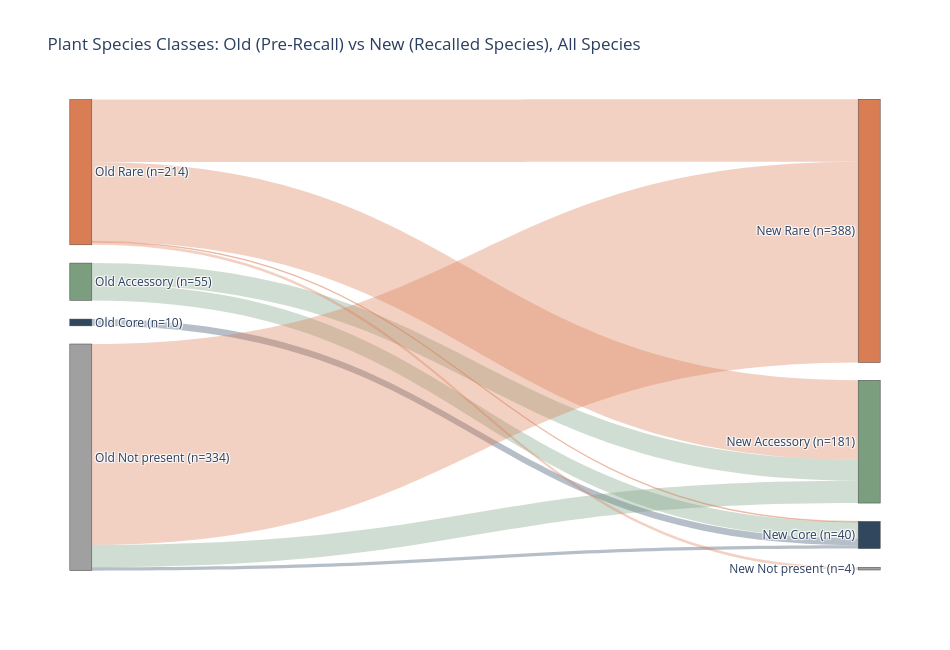

The notebook cell this image was saved under:
### Code cell
# Sankey of old class -> new class over the union of old and new species.
# Species missing from one table go to a "Not present" node on that side, so
# species that are new in the recalled table (including unresolved "g__... Genus"
# style taxa, which never match an old name) are included.
not_present_color = "#a0a0a0"
full_sankey_classes = sankey_classes + ["Not present"]
full_class_colors = {**class_colors, "Not present": not_present_color}

old_vs_new_class_full = (
    old_classes[["species_norm", "old_class"]]
    .drop_duplicates()
    .merge(
        new_classes[["species_norm", "new_class"]].drop_duplicates(),
        on="species_norm",
        how="outer",
    )
    .fillna({"old_class": "Not present", "new_class": "Not present"})
)

display(
    pd.crosstab(
        old_vs_new_class_full["old_class"],
        old_vs_new_class_full["new_class"],
        margins=True,
    ).reindex(
        index=["Core", "Accessory", "Rare", "Not present", "All"],
        columns=["Core", "Accessory", "Rare", "Not present", "All"],
        fill_value=0,
    )
)

full_class_flow = (
    old_vs_new_class_full.groupby(["old_class", "new_class"])
    .size()
    .rename("n_species")
    .reset_index()
)

full_node_labels = [f"Old {c}" for c in full_sankey_classes] + [
    f"New {c}" for c in full_sankey_classes
]
full_node_index = {label: i for i, label in enumerate(full_node_labels)}
full_old_totals = full_class_flow.groupby("old_class")["n_species"].sum()
full_new_totals = full_class_flow.groupby("new_class")["n_species"].sum()
n_full = len(full_sankey_classes)
full_node_totals = [full_old_totals.get(c, 0) for c in full_sankey_classes] + [
    full_new_totals.get(c, 0) for c in full_sankey_classes
]

# Pin nodes top-to-bottom in Rare / Accessory / Core / Not present order
full_node_x, full_node_y = [], []
for totals, x in (
    (full_node_totals[:n_full], 0.001),
    (full_node_totals[n_full:], 0.999),
):
    heights = np.array(totals) / sum(totals) * (1 - gap * (len(totals) - 1))
    tops = np.concatenate([[0], np.cumsum(heights + gap)[:-1]])
    full_node_x += [x] * len(totals)
    full_node_y += list(tops + heights / 2)

# Colour links by old class; links out of "Old Not present" take the new class
# colour so the species that are new to the table are distinguishable
full_link_colors = [
    hex_to_rgba(full_class_colors[new if old == "Not present" else old], 0.35)
    for old, new in zip(full_class_flow["old_class"], full_class_flow["new_class"])
]

full_class_sankey = go.Figure(
    go.Sankey(
        arrangement="fixed",
        node=dict(
            label=[
                f"{label} (n={n})"
                for label, n in zip(full_node_labels, full_node_totals)
            ],
            color=[
                full_class_colors[label.split(" ", 1)[1]] for label in full_node_labels
            ],
            x=full_node_x,
            y=full_node_y,
            pad=18,
            thickness=22,
        ),
        link=dict(
            source=[full_node_index[f"Old {c}"] for c in full_class_flow["old_class"]],
            target=[full_node_index[f"New {c}"] for c in full_class_flow["new_class"]],
            value=full_class_flow["n_species"].tolist(),
            color=full_link_colors,
            label=(
                full_class_flow["old_class"]
                + " -> "
                + full_class_flow["new_class"]
                + " | species: "
                + full_class_flow["n_species"].astype(str)
            ).tolist(),
        ),
    )
)
full_class_sankey.update_layout(
    title_text="Plant Species Classes: Old (Pre-Recall) vs New (Recalled Species), All Species",
    font_size=12,
    width=950,
    height=650,
)
full_class_sankey.show()

### Figure 1 — Plotly figure (JSON) as saved in the notebook; plotly's stock layout.template omitted (floating-point values rounded to 4 significant figures)
{"data": [{"arrangement": "fixed", "link": {"color": ["rgba(122, 158, 126, 0.35)", "rgba(122, 158, 126, 0.35)", "rgba(48, 71, 94, 0.35)", "rgba(122, 158, 126, 0.35)", "rgba(48, 71, 94, 0.35)", "rgba(217, 125, 84, 0.35)", "rgba(217, 125, 84, 0.35)", "rgba(217, 125, 84, 0.35)", "rgba(217, 125, 84, 0.35)", "rgba(217, 125, 84, 0.35)"], "label": ["Accessory -> Accessory | species: 31", "Accessory -> Core | species: 24", "Core -> Core | species: 10", "Not present -> Accessory | species: 33", "Not present -> Core | species: 5", "Not present -> Rare | species: 296", "Rare -> Accessory | species: 117", "Rare -> Core | species: 1", "Rare -> Not present | species: 4", "Rare -> Rare | species: 92"], "source": [1, 1, 2, 3, 3, 3, 0, 0, 0, 0], "target": [5, 6, 6, 5, 6, 4, 5, 6, 7, 4], "value": [31, 24, 10, 33, 5, 296, 117, 1, 4, 92]}, "node": {"color": ["#d97d54", "#7a9e7e", "#30475e", "#a0a0a0", "#d97d54", "#7a9e7e", "#30475e", "#a0a0a0"], "label": ["Old Rare (n=214)", "Old Accessory (n=55)", "Old Core (n=10)", "Old Not present (n=334)", "New Rare (n=388)", "New Accessory (n=181)", "New Core (n=40)", "New Not present (n=4)"], "pad": 18, "thickness": 22, "x": [0.001, 0.001, 0.001, 0.001, 0.999, 0.999, 0.999, 0.999], "y": [0.1536, 0.3867, 0.4733, 0.7603, 0.2785, 0.7269, 0.9255, 0.9971]}, "type": "sankey"}], "layout": {"font": {"size": 12}, "height": 650, "title": {"text": "Plant Species Classes: Old (Pre-Recall) vs New (Recalled Species), All Species"}, "width": 950}}
